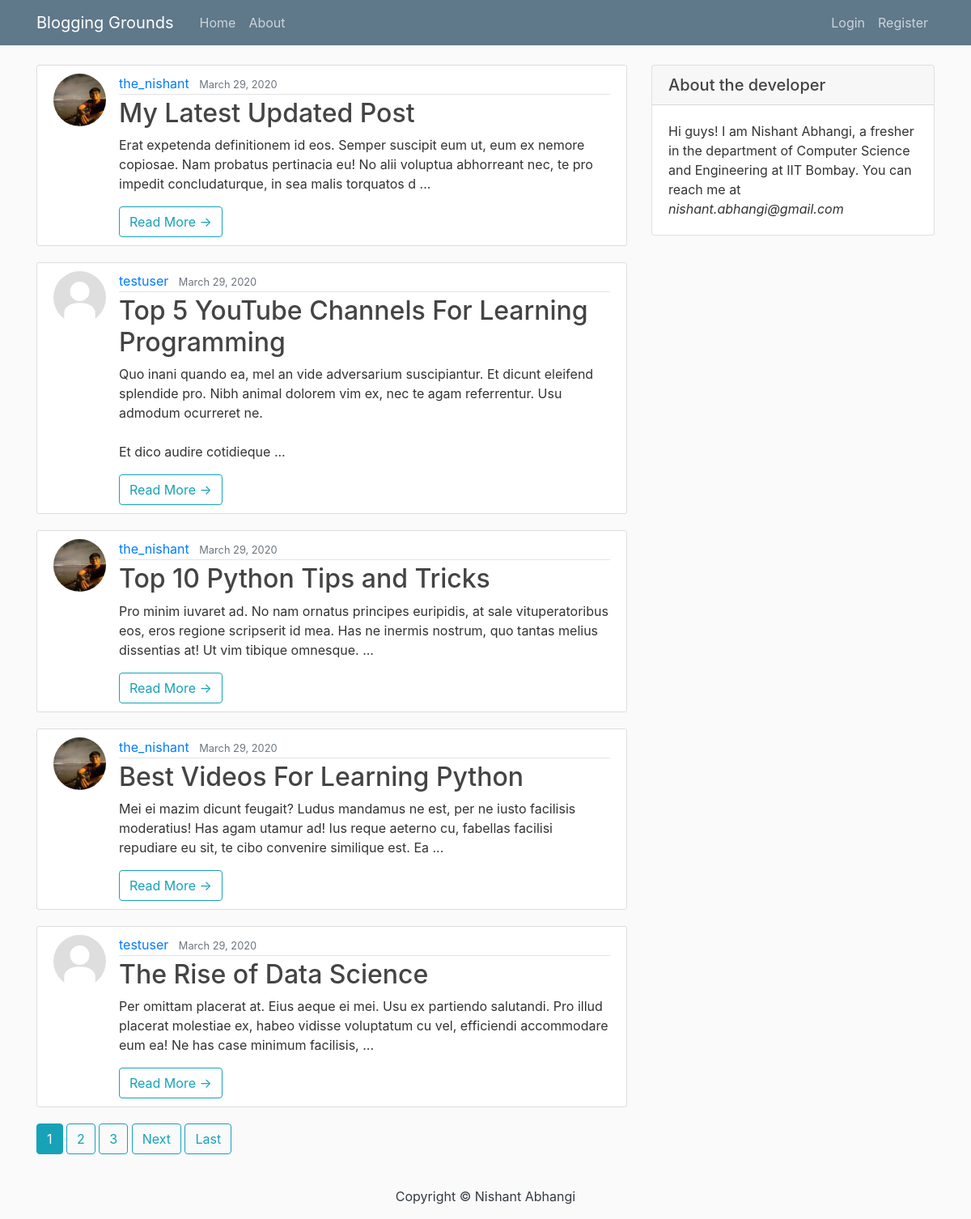
The page / on the database its author committed.
### blog/models.py (models this page shows, shortened)
class Post(models.Model):
    title = models.CharField(max_length = 100)
    content = models.TextField()
    date_posted = models.DateTimeField(default = timezone.now)
    author = models.ForeignKey(User, on_delete = models.CASCADE)

### users/models.py (models this page shows, shortened)
class Profile(models.Model):
    user = models.OneToOneField(User, on_delete = models.CASCADE)
    image = models.ImageField(default = 'default.jpg', upload_to = 'profile_pics')

### blog/views.py (the view)
# urls.py: path('', PostListView.as_view(), name = 'blog-home'),
class PostListView(ListView):
    model = Post
    template_name = 'blog/home.html'
    context_object_name = 'posts'
    ordering = ['-date_posted']
    paginate_by = 5

### blog/templates/blog/home.html (shortened to what this page needs)
{% extends 'blog/base.html' %}
{% block content %}
    {% for post in posts %}
        <article class="media content-section">
          <img class = 'rounded-circle article-img' src ='{{post.author.profile.image.url}}'>
          <div class="media-body">
            <div class="article-metadata">
              <a class="mr-2" href="{% url 'user-posts' post.author.username %}">{{ post.author }}</a>
              <small class="text-muted">{{ post.date_posted|date:'F d, Y' }}</small>
            </div>
          <h2 class="article-title" >{{ post.title }}</h2>
          <p class="article-content">{{post.content|slice:":200" }} ...</p>
          <a href="{% url 'post-detail' post.id %}" class="btn btn-outline-info">Read More &rarr;</a>
          </div>
        </article>
    {% endfor %}
    {% if is_paginated %}
      {% for num in page_obj.paginator.page_range %}
        {% if page_obj.number == num %}
          <a class="btn btn-info mb-4" href="?page={{ num }}">{{ num }}</a>
        {% elif num > page_obj.number|add:'-3' and num < page_obj.number|add:'3' %}
          <a class="btn btn-outline-info mb-4" href="?page={{ num }}">{{ num }}</a>
        {% endif %}
      {% endfor %}
      {% if page_obj.has_next %}
        <a class="btn btn-outline-info mb-4" href="?page={{ page_obj.next_page_number }}">Next</a>
        <a class="btn btn-outline-info mb-4" href="?page={{ page_obj.paginator.num_pages }}">Last</a>
      {% endif %}
    {% endif %}
{% endblock content %}

### blog/templates/blog/base.html (shortened to what this page needs)
{% load static %}
<!DOCTYPE html>
<html>
<head>
    <link rel="stylesheet" href="https://maxcdn.bootstrapcdn.com/bootstrap/4.0.0/css/bootstrap.min.css">
    <link rel="stylesheet" type="text/css" href="{% static 'blog/main.css' %}">
</head>
<body>
    <header class="site-header">
      <nav class="navbar navbar-expand-md navbar-dark bg-steel fixed-top">
        <div class="container">
          <a class="navbar-brand mr-4" href="{% url 'blog-home' %}">Blogging Grounds</a>
          <div class="collapse navbar-collapse" id="navbarToggle">
            <div class="navbar-nav mr-auto">
              <a class="nav-item nav-link" href="{% url 'blog-home' %}">Home</a>
              <a class="nav-item nav-link" href="{% url 'blog-about' %}">About</a>
            </div>
            <div class="navbar-nav">
              {% if user.is_authenticated %}
                <a class="nav-item nav-link" href="{% url 'user-posts' user.username %}">Dashboard</a>
                <a class="nav-item nav-link" href="{% url 'post-create' %}">New Post</a>
                <a class="nav-item nav-link" href="{% url 'profile' %}">Profile</a>
                <a class="nav-item nav-link" href="{% url 'logout' %}">Logout</a>
              {% else %}
                <a class="nav-item nav-link" href="{% url 'login' %}">Login</a>
                <a class="nav-item nav-link" href="{% url 'register' %}">Register</a>
              {% endif %}
            </div>
          </div>
        </div>
      </nav>
    </header>
    <main role="main" class="container">
      <div class="row">
        <div class="col-md-8">
          {% block content %}{% endblock %}
        </div>
        <div class="col-md-4 float-right ">
          <div class="card">
            <h5 class="card-header">About the developer</h5>
            <div class="card-body">
              <p class="card-text"> Hi guys! I am Nishant Abhangi, a fresher in the department of Computer Science and Engineering at IIT Bombay. You can reach me at <i>nishant.abhangi@gmail.com</i></p>
            </div>
          </div>
        </div>
      </div>
    </main>
    <footer class="py-3 bg-grey">
            <p class="m-0 text-dark text-center "> Copyright &copy; Nishant Abhangi
            </p>
    </footer>
</body>
</html>

### blog/static/blog/main.css (style rules this page uses)
body { background: #fafafa; color: #333333; margin-top: 5rem; }
h1, h2, h3, h4, h5, h6 { color: #444444; }
.bg-steel { background-color: #5f788a; }
.site-header .navbar-nav .nav-link { color: #cbd5db; }
.content-section { background: #ffffff; padding: 10px 20px; border: 1px solid #dddddd; border-radius: 3px; margin-bottom: 20px; }
.article-title { color: #444444; }
.article-content { white-space: pre-line; }
.article-img { height: 65px; width: 65px; margin-right: 16px; }
.article-metadata { padding-bottom: 1px; margin-bottom: 4px; border-bottom: 1px solid #e3e3e3 }

### rows shown on the page
Post: author.profile.image (picture), author "the_nishant", date_posted "March 29, 2020", title "My Latest Updated Post", content "Erat expetenda definitionem id eos. Semper suscipit eum ut, eum ex nemore copiosae. Nam probatus pertinacia eu! No alii voluptua abhorreant nec, te pro impedit concludaturque, in sea malis torquatos d"
Post: author.profile.image (placeholder picture), author "testuser", date_posted "March 29, 2020", title "Top 5 YouTube Channels For Learning Programming", content "Quo inani quando ea, mel an vide adversarium suscipiantur. Et dicunt eleifend splendide pro. Nibh animal dolorem vim ex, nec te agam referrentur. Usu admodum ocurreret ne. Et dico audire cotidieque"
Post: author.profile.image (picture), author "the_nishant", date_posted "March 29, 2020", title "Top 10 Python Tips and Tricks", content "Pro minim iuvaret ad. No nam ornatus principes euripidis, at sale vituperatoribus eos, eros regione scripserit id mea. Has ne inermis nostrum, quo tantas melius dissentias at! Ut vim tibique omnesque."
Post: author.profile.image (picture), author "the_nishant", date_posted "March 29, 2020", title "Best Videos For Learning Python", content "Mei ei mazim dicunt feugait? Ludus mandamus ne est, per ne iusto facilisis moderatius! Has agam utamur ad! Ius reque aeterno cu, fabellas facilisi repudiare eu sit, te cibo convenire similique est. Ea"
Post: author.profile.image (placeholder picture), author "testuser", date_posted "March 29, 2020", title "The Rise of Data Science", content "Per omittam placerat at. Eius aeque ei mei. Usu ex partiendo salutandi. Pro illud placerat molestiae ex, habeo vidisse voluptatum cu vel, efficiendi accommodare eum ea! Ne has case minimum facilisis,"

### other values the page prints
{{ num }} "1"
{{ num }} "2" "3"
